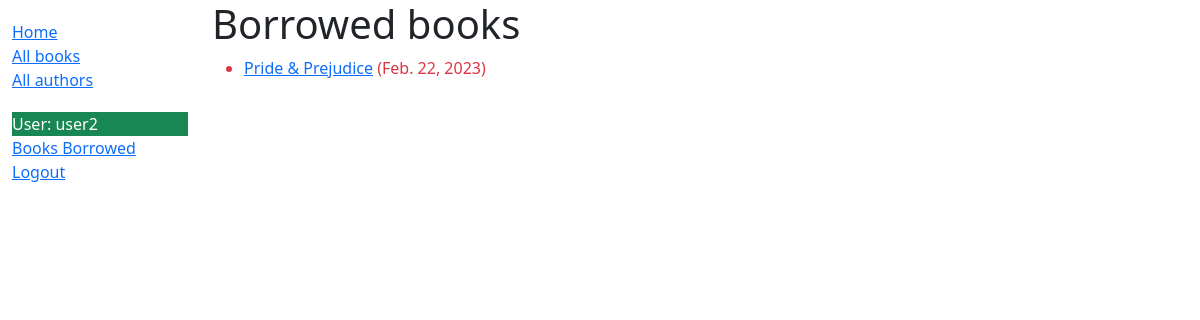
Page /catalog/mybooks/ (signed in) on the earlier database version.
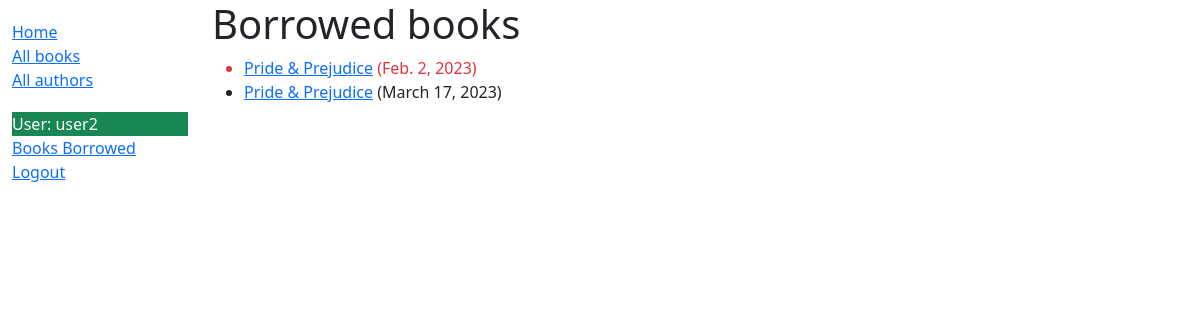
Same page on the later database version.
### catalog/models.py (models this page shows, shortened)
class BookInstance(models.Model):
	id = models.UUIDField(primary_key=True, default=uuid.uuid4(), help_text="Unique ID for this particular book "
	                                                                        "across whole library")
	book = models.ForeignKey(Book, on_delete=models.RESTRICT, null=True)
	imprint = models.CharField(max_length=200)
	due_back = models.DateField(null=True, blank=True)
	borrower = models.ForeignKey(User, on_delete=models.SET_NULL, null=True, blank=True)
	LOAN_STATUS = (
		('m', 'Maintenance'),
		('o', 'On loan'),
		('a', 'Available'),
		('r', 'Reserved')
	)
	status = models.CharField(
		max_length=1,
		choices=LOAN_STATUS,
		blank=True,
		default='m',
		help_text='Book availability'
	)
	class Meta:
		ordering = ['due_back']
		permissions = (("can_mark_returned", "Set book as returned"),)
	@property
	def is_overdue(self):
		return bool(self.due_back and date.today() > self.due_back)

class Book(models.Model):
	title = models.CharField(max_length=200)
	author = models.ForeignKey('Author', on_delete=models.SET_NULL, null=True)
	summary = models.TextField(max_length=1000, help_text="Enter a brief description of the book")
	isbn = models.CharField('ISBN', max_length=13, unique=True, help_text="13 Character "
	                                                                      "<a href='https://www.isbn-international.org/content/what-isbn'>ISBN</a>")
	genre = models.ManyToManyField(Genre, help_text="Select a genre for this book")
	language = models.ForeignKey('Language', on_delete=models.SET_NULL, null=True)
	def display_genre(self):
		return ', '.join(genre.name for genre in self.genre.all()[:3])
	display_genre.short_description = 'Book Genre'

### catalog/views.py (the view)
# urls.py: path('mybooks/', views.LoanedBooksByUserListView.as_view(), name='my-borrowed'),
class LoanedBooksByUserListView(LoginRequiredMixin, generic.ListView):
	model = BookInstance
	template_name = 'catalog/bookinstance_list_borrowed_user.html'
	paginate_by = 3
	def get_queryset(self):
		return (
			BookInstance.objects.filter(borrower=self.request.user)
				.filter(status__exact='o')
				.order_by('due_back')
		)

### catalog/templates/catalog/bookinstance_list_borrowed_user.html (shortened to what this page needs)
{% extends 'base_generic.html' %}
{% block content %}
    <h1>Borrowed books</h1>
    {% if bookinstance_list %}
        <ul>
            {% for bookinst in bookinstance_list %}
                <li class="{% if bookinst.is_overdue %}text-danger{% endif %}">
                    <a href="{% url 'book-detail' bookinst.book.pk %}">{{ bookinst.book.title }}</a>
                ({{ bookinst.due_back }})
                </li>
            {% endfor %}
        </ul>
    {% else %}
        <p>There are no books borrowed.</p>
    {% endif %}
{% endblock %}

Differences in the rows shown:
now on this page (row edited): BookInstance: book "Pride & Prejudice", due_back "Feb. 2, 2023"
changed BookInstance: due_back "Feb. 22, 2023" → "March 17, 2023"
